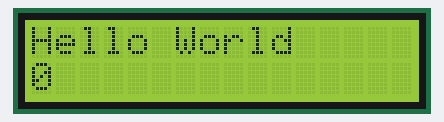
A sketch run on a simulated Arduino Uno, built with avr-gcc and run on an emulated ATmega328P. On the bench: 16×2 character LCD.

Above: at 0.1 s.
At 4.1 s:
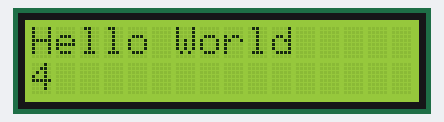
At 9.1 s:
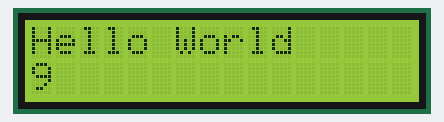
At 19.1 s:
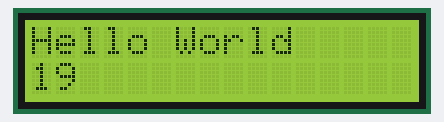
At 28.1 s:
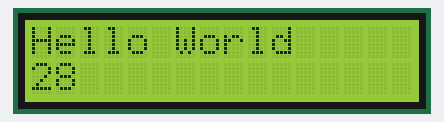
At 38.1 s:
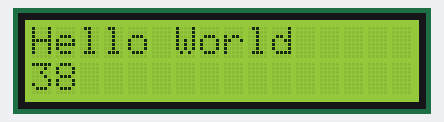

The sketch:

IEEE_lcd.ino
```cpp
#include <LiquidCrystal.h> // gia na sviso mia mono grammi tha grapso kena se oli ti seira

#define D7 2  //#define = const int
#define D6 3
#define D5 4
#define D4 5
#define EN 6
#define RS 7

LiquidCrystal lcd(RS, EN, D4, D5, D6, D7);

void setup() {
  lcd.begin(16, 2);
  lcd.print("Hello World");
}

void loop() {
  lcd.setCursor(0, 1);
  lcd.print(millis()/1000);  //sec=millis()/1000
  delay(15);


}
```

Measured:
- what the display in image 1 shows lasts 1.0 s, from 4.0 s to 5.0 s
